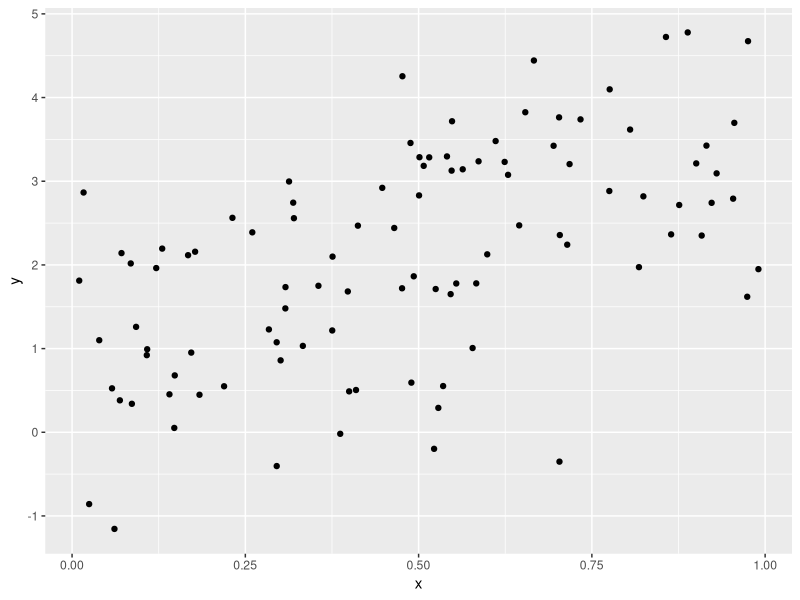

Write R code to recreate this figure.
## ---- chunk 1
library(tidyverse)

plot_df = 
  tibble(
    x = runif(100),
    y = 1 + 2 * x + rnorm(100)
  )

plot_df |> 
  ggplot(aes(x = x, y = y)) +
  geom_point()
